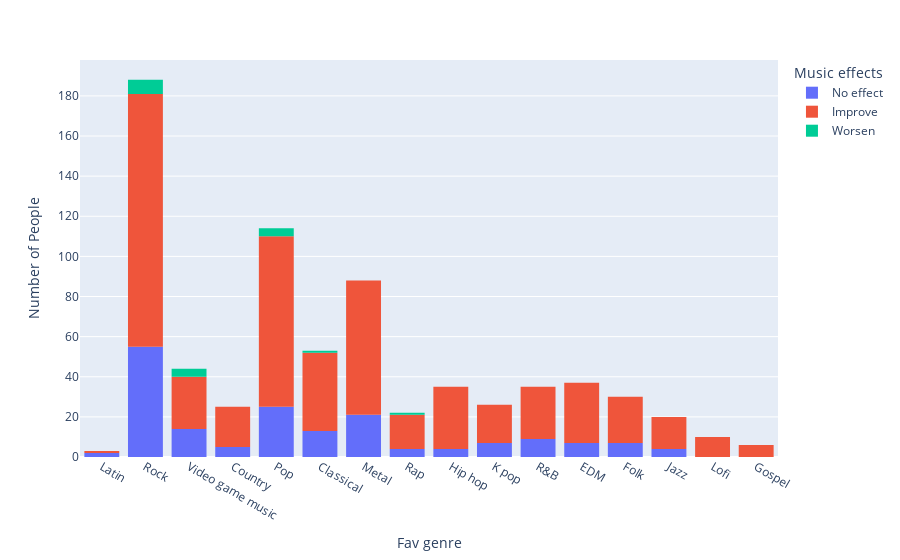

Notebook code for this chart:
### Markdown cell above
## Trusty Plots To Know

### Histogram

One of my favorite plots in Plotly is the Histogram plot. You might have a data variable that is categorical, where you want to count the occurences of each value. You can do other histogram functions as well - [a good place to start reading about the possibilities is here](https://plotly.com/python/histograms/). 

This is also a great plot to look at because you can explore the interactive capabilities of Plotly. Try zooming into the Latin music category, and you can see more exact data. Then double click to get back to the main chart. Also, you can toggle the music effects to hide/show certain categories - try clicking on "Improve" in the legend. You can click "Improve" again to reset the view.

### Code cell
fig = px.histogram(musicdf, x="Fav genre", histfunc='count', color="Music effects")
fig.update_layout(yaxis_title="Number of People")

### Figure 1 — Plotly figure (JSON) as saved in the notebook; plotly's stock layout.template omitted (floating-point values rounded to 4 significant figures; data arrays with more than 128 entries replaced by an {"elided": "..."} marker saying what was removed)
{"data": [{"alignmentgroup": "True", "bingroup": "x", "histfunc": "count", "hovertemplate": "Music effects=No effect<br>Fav genre=%{x}<br>count=%{y}<extra></extra>", "legendgroup": "No effect", "marker": {"color": "#636efa", "pattern": {"shape": ""}}, "name": "No effect", "offsetgroup": "No effect", "orientation": "v", "showlegend": true, "type": "histogram", "x": {"elided": "177 str values"}, "xaxis": "x", "yaxis": "y"}, {"alignmentgroup": "True", "bingroup": "x", "histfunc": "count", "hovertemplate": "Music effects=Improve<br>Fav genre=%{x}<br>count=%{y}<extra></extra>", "legendgroup": "Improve", "marker": {"color": "#EF553B", "pattern": {"shape": ""}}, "name": "Improve", "offsetgroup": "Improve", "orientation": "v", "showlegend": true, "type": "histogram", "x": {"elided": "542 str values"}, "xaxis": "x", "yaxis": "y"}, {"alignmentgroup": "True", "bingroup": "x", "histfunc": "count", "hovertemplate": "Music effects=Worsen<br>Fav genre=%{x}<br>count=%{y}<extra></extra>", "legendgroup": "Worsen", "marker": {"color": "#00cc96", "pattern": {"shape": ""}}, "name": "Worsen", "offsetgroup": "Worsen", "orientation": "v", "showlegend": true, "type": "histogram", "x": ["Pop", "Rock", "Rock", "Pop", "Rock", "Classical", "Video game music", "Video game music", "Video game music", "Rap", "Rock", "Rock", "Rock", "Rock", "Pop", "Pop", "Video game music"], "xaxis": "x", "yaxis": "y"}], "layout": {"barmode": "relative", "legend": {"title": {"text": "Music effects"}, "tracegroupgap": 0}, "margin": {"t": 60}, "xaxis": {"anchor": "y", "domain": [0, 1], "title": {"text": "Fav genre"}}, "yaxis": {"anchor": "x", "domain": [0, 1], "title": {"text": "Number of People"}}}}
